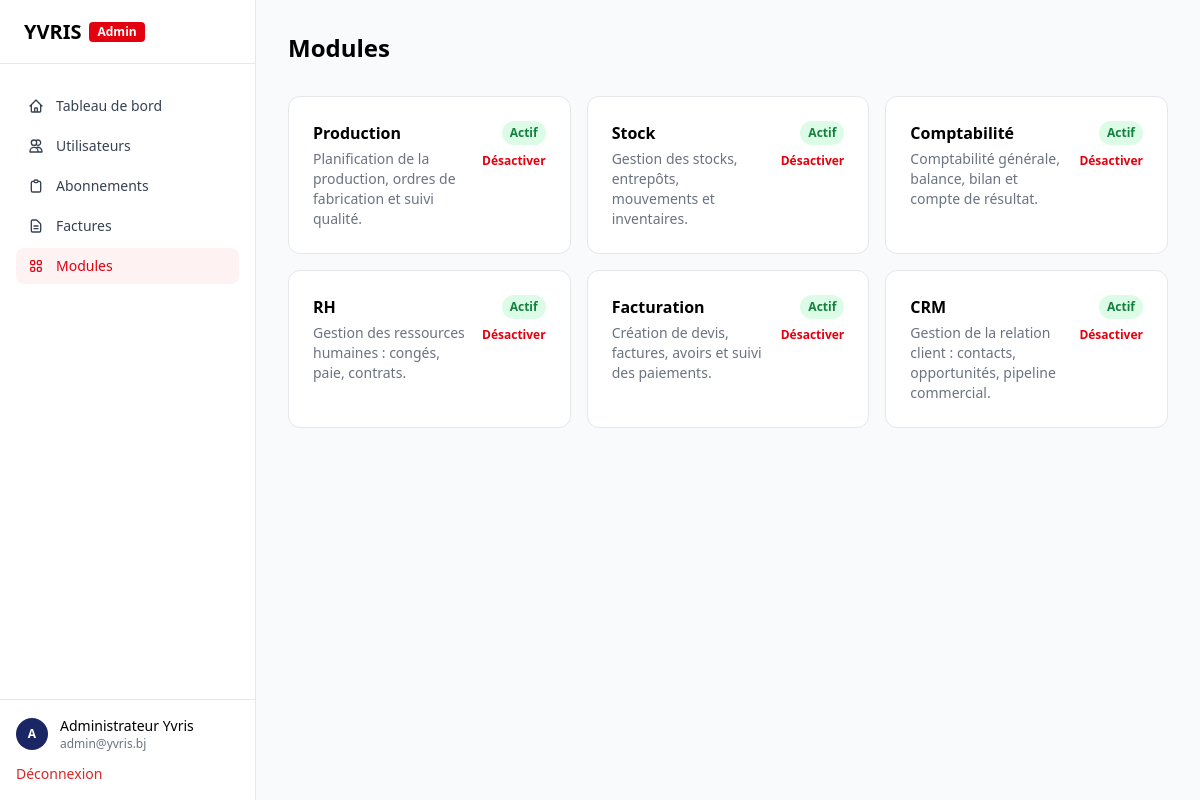
Page /public/admin/modules (signed in) on the committed database.
### tables this page shows
CREATE TABLE modules (
    id INT AUTO_INCREMENT PRIMARY KEY,
    name VARCHAR(100) NOT NULL,
    description TEXT,
    is_active TINYINT(1) DEFAULT 1
);

### core/Controller.php (called while the page is built, shortened)
<?php
abstract class Controller {
    protected function view(string $view, array $data = []): void {
        extract($data);
        $viewPath = __DIR__ . '/../app/Views/' . str_replace('.', '/', $view) . '.php';
        require $viewPath;
    }
}

### app/Controllers/AdminController.php (called while the page is built, shortened)
<?php
class AdminController extends Controller {
    private Module       $moduleModel;
    public function __construct() {
        $this->moduleModel  = new Module();
    }
    public function modules(): void {
        $modules = $this->moduleModel->findAll();
        $this->view('admin.modules', compact('modules'));
    }
}

### public/index.php (called while the page is built, shortened)
<?php
spl_autoload_register(function (string $class): void {
    $paths = [
        ROOT . '/core/'            . $class . '.php',
        ROOT . '/app/Controllers/' . $class . '.php',
        ROOT . '/app/Models/'      . $class . '.php',
    ];
    foreach ($paths as $path) {
        if (file_exists($path)) {
            return;
        }
    }
});
require_once ROOT . '/config/database.php';
$router = new Router();
$router->get('/',          'HomeController', 'index');
$router->get('/login',     'AuthController', 'showLogin');
$router->post('/login',    'AuthController', 'login');
$router->get('/register',  'AuthController', 'showRegister');
$router->post('/register', 'AuthController', 'register');
$router->get('/logout',    'AuthController', 'logout');
$router->get('/dashboard',      'UserController', 'dashboard');
$router->get('/profile',        'UserController', 'profile');
$router->post('/profile/update','UserController', 'updateProfile');
$router->get('/invoices',       'UserController', 'invoices');
$router->post('/subscribe',          'UserController', 'subscribe');
$router->post('/subscribe/kkiapay', 'UserController', 'subscribeKkiapay');
$router->get('/admin/dashboard',                    'AdminController', 'dashboard');
$router->get('/admin/users',                        'AdminController', 'users');
$router->post('/admin/users/create',                'AdminController', 'createUser');
$router->get('/admin/users/toggle/{id}',            'AdminController', 'toggleUser');
$router->post('/admin/users/delete/{id}',           'AdminController', 'deleteUser');
$router->get('/admin/subscriptions',                'AdminController', 'subscriptions');
$router->post('/admin/subscriptions/status/{id}',   'AdminController', 'updateSubscriptionStatus');
$router->get('/admin/modules',                      'AdminController', 'modules');
$router->get('/admin/modules/toggle/{id}',          'AdminController', 'toggleModule');
$router->get('/admin/invoices',                     'AdminController', 'invoices');
$router->post('/admin/invoices/status/{id}',        'AdminController', 'updateInvoiceStatus');
$router->get('/reseller/dashboard',             'ResellerController', 'dashboard');
$router->get('/reseller/clients',               'ResellerController', 'clients');
$router->post('/reseller/clients/add',          'ResellerController', 'addClient');
$router->get('/reseller/clients/remove/{id}',   'ResellerController', 'removeClient');
$router->get('/reseller/sales',                 'ResellerController', 'sales');
$router->dispatch($_SERVER['REQUEST_URI'], $_SERVER['REQUEST_METHOD']);

### core/Database.php (called while the page is built)
<?php
class Database {
    private static ?PDO $instance = null;
    public static function getInstance(): PDO {
        if (self::$instance === null) {
            $dsn = 'mysql:host=' . DB_HOST . ';port=' . DB_PORT . ';dbname=' . DB_NAME . ';charset=' . DB_CHARSET;
            self::$instance = new PDO($dsn, DB_USER, DB_PASS, [
                PDO::ATTR_ERRMODE            => PDO::ERRMODE_EXCEPTION,
                PDO::ATTR_DEFAULT_FETCH_MODE => PDO::FETCH_ASSOC,
                PDO::ATTR_EMULATE_PREPARES   => false,
            ]);
        }
        return self::$instance;
    }
}

### core/Model.php (called while the page is built, shortened)
<?php
abstract class Model {
    protected PDO $db;
    protected string $table;
    public function __construct() {
        $this->db = Database::getInstance();
    }
    public function findAll(string $order = 'id DESC'): array {
        $stmt = $this->db->query("SELECT * FROM {$this->table} ORDER BY {$order}");
        return $stmt->fetchAll();
    }
}

### app/Views/admin/modules.php (the view, shortened to what this page needs)
<div>
  <h1 class="text-2xl font-black text-black mb-8">Modules</h1>
  <div class="grid grid-cols-1 md:grid-cols-2 lg:grid-cols-3 gap-4">
    <?php foreach ($modules as $module): ?>
      <div class="bg-white border border-gray-200 rounded-xl p-6 flex items-start justify-between">
        <div class="flex-1 mr-4">
          <h3 class="font-bold text-black"><?= htmlspecialchars($module['name']) ?></h3>
          <p class="text-sm text-gray-500 mt-1"><?= htmlspecialchars($module['description']) ?></p>
        </div>
        <div class="flex flex-col items-end gap-2">
          <span class="text-xs px-2 py-1 rounded-full font-semibold <?= $module['is_active'] ? 'bg-green-100 text-green-700' : 'bg-gray-100 text-gray-500' ?>">
            <?= $module['is_active'] ? 'Actif' : 'Inactif' ?>
          </span>
          <a href="<?= APP_URL ?>/admin/modules/toggle/<?= $module['id'] ?>"
            class="text-xs text-yvris-red hover:underline font-semibold">
            <?= $module['is_active'] ? 'Désactiver' : 'Activer' ?>
          </a>
        </div>
      </div>
    <?php endforeach; ?>
  </div>
</div>
<?php
require __DIR__ . '/../layouts/admin.php';

### rows in the picture
modules: name "Production", description "Planification de la production, ordres de fabrication et suivi qualité.", is_active "Actif"
modules: name "Stock", description "Gestion des stocks, entrepôts, mouvements et inventaires.", is_active "Actif"
modules: name "Comptabilité", description "Comptabilité générale, balance, bilan et compte de résultat.", is_active "Actif"
modules: name "RH", description "Gestion des ressources humaines : congés, paie, contrats.", is_active "Actif"
modules: name "Facturation", description "Création de devis, factures, avoirs et suivi des paiements.", is_active "Actif"
modules: name "CRM", description "Gestion de la relation client : contacts, opportunités, pipeline commercial.", is_active "Actif"

### other values in the picture
Session::get('user_role', 'admin') "Admin"
substr(Session::get('user_name', 'U'), 0, 1) "A"
Session::get('user_name', '') "Administrateur Yvris"
Session::get('user_email', '') "admin@yvris.bj"
